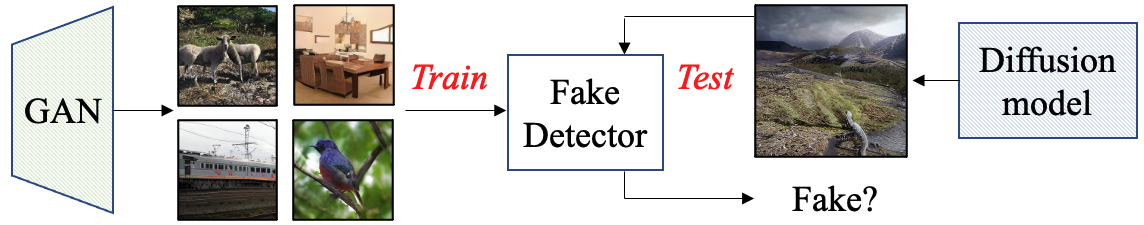
#> input picture UniversalFakeDetect/resources/teaser.png, 1144 x 225 px
$ python -i highfreq.py   (imports and definitions only)
#> lines starting #> are read from the running program, lines starting #| are printed output that depends on the picture
#> further down, picture is the input picture: PIL image 1144x225 RGBA; mean R, G, B, A 206.9, 206, 203, 255
"""
High-Frequency Residual Visualization
--------------------------------------
A Gaussian blur is subtracted from the original image to isolate the
high-frequency components (fine edges, textures, noise).

AI-generated images sometimes show unusual patterns in high-frequency
content — tiling artefacts, spectral peaks, or unnaturally smooth regions.

LIMITATION: Unusual high-frequency patterns are NOT proof of a deepfake.
Natural photographs can also show strong texture signals. This is an
exploratory forensic aid, not a validated classifier.
"""

import cv2
import numpy as np
from PIL import Image


def generate_highfreq(image: Image.Image, blur_radius: int = 2) -> Image.Image:
    """
    Generate a high-frequency residual visualization.

    Parameters
    ----------
    image       : PIL.Image  – the uploaded image
    blur_radius : int        – Gaussian blur radius used for low-pass (default 2)

    Returns
    -------
    hf_image : PIL.Image  – residual image scaled for visibility (grayscale)
    """
#> called with blur_radius = 2
    # Convert to grayscale numpy array
    gray = np.array(image.convert("L"), dtype=np.float32)
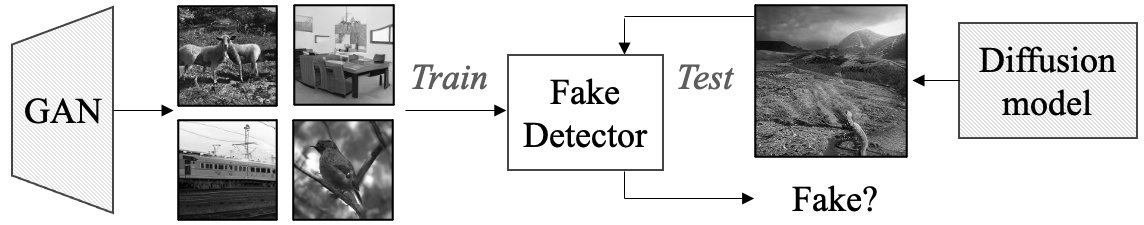
#> gray: shape (225, 1144) float32; min 0, max 255, mean 205.9

    # Low-pass: Gaussian blur
    ksize = blur_radius * 4 + 1          # must be odd
    blurred = cv2.GaussianBlur(gray, (ksize, ksize), sigmaX=blur_radius)
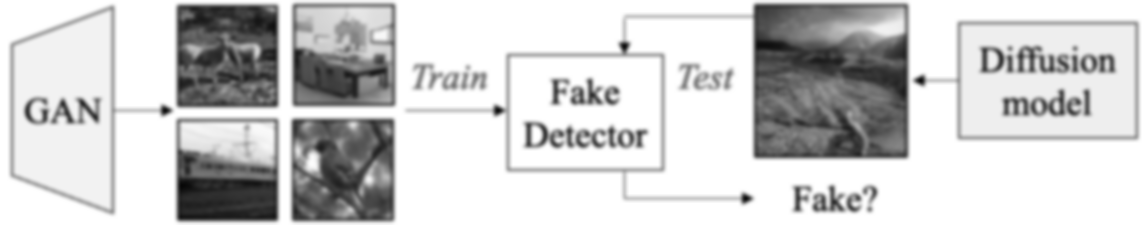
#> blurred: shape (225, 1144) float32; min 7.52, max 255, mean 205.9

    # High-pass residual
    residual = gray - blurred            # can be negative
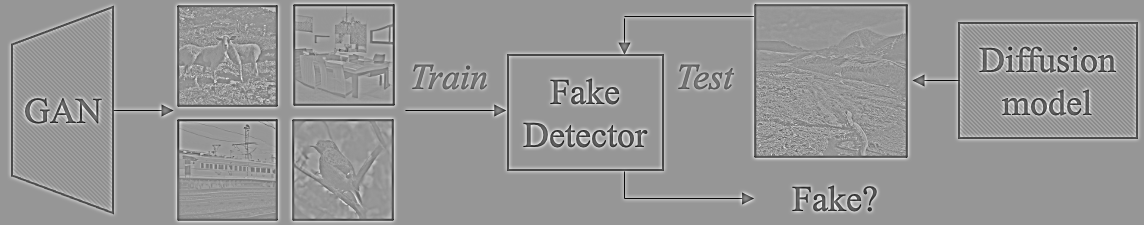
#> residual: shape (225, 1144) float32; min -218.5, max 150.9, mean 0; drawn with min black and max white

    # Shift to [0, 255] for display (128 = zero residual)
    residual_shifted = np.clip(residual + 128.0, 0, 255).astype(np.uint8)
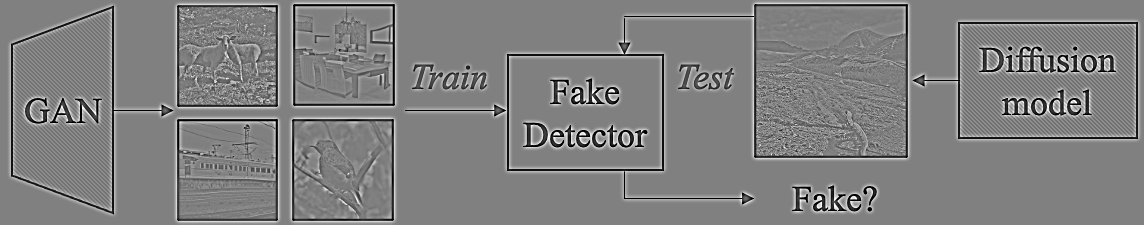
#> residual_shifted: shape (225, 1144); min 0, max 255, mean 128

    hf_image = Image.fromarray(residual_shifted, mode="L").convert("RGB")
    return hf_image


def highfreq_summary(hf_image: Image.Image) -> dict:
    """
    Return basic descriptive statistics for the high-frequency image.
    Descriptive only — not a validated deepfake score.
    """
    arr = np.array(hf_image.convert("L"), dtype=np.float32)
    # Deviation from neutral (128) indicates signal strength
    deviation = np.abs(arr - 128.0)
    return {
        "mean_deviation_from_neutral": float(np.mean(deviation)),
        "max_deviation_from_neutral": float(np.max(deviation)),
        "std_deviation": float(np.std(arr)),
    }

>>> from PIL import Image
>>> picture = Image.open('../UniversalFakeDetect/resources/teaser.png')
>>> result = generate_highfreq(picture)
